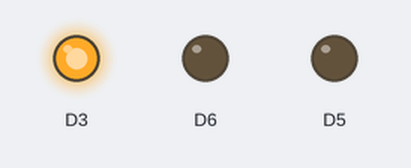
The sketch below on a simulated ESP8266 (NodeMCU). On the bench: output pins drawn as LEDs (lit = HIGH). Random numbers use the default seed unless the sketch sets one.

Above: at 0.1 s.
At 40.5 s:
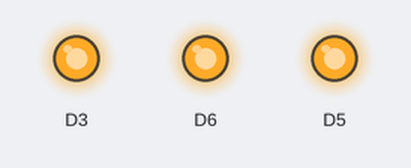
At 91.7 s:
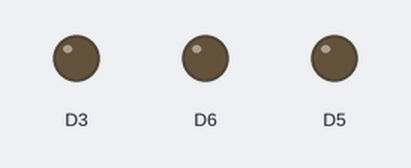
At 101.7 s:
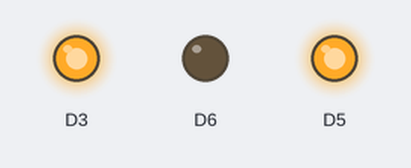
Timing chart, 0 to 123.1 s (numbered marks = the images above):
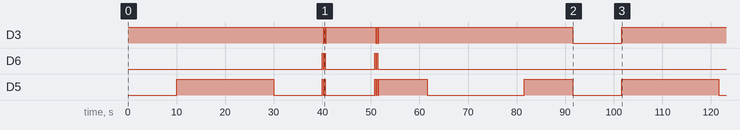

The sketch:

opdracht2.ino
```cpp
void setup() {
  Serial.begin(115200);
  pinMode(D3, OUTPUT);
  pinMode(D5, OUTPUT);
  pinMode(D6, OUTPUT);
}

void loop() {
  int a = random(999);
  int b = random(999);
  int c = random(999);
  int d = random(999);


  if (d > a && d > b && d > c) {
    digitalWrite(D3, HIGH);
    digitalWrite(D5, HIGH);
    digitalWrite(D6, HIGH);
    delay(200);
    digitalWrite(D3, LOW);
    digitalWrite(D5, LOW);
    digitalWrite(D6, LOW);
    delay(200);
    digitalWrite(D3, HIGH);
    digitalWrite(D5, HIGH);
    digitalWrite(D6, HIGH);
    delay(200);
    digitalWrite(D3, LOW);
    digitalWrite(D5, LOW);
    digitalWrite(D6, LOW);
    delay(200);
    }else {
      if (a > b || a < c) {
        digitalWrite(D3, HIGH);
      } else {
        digitalWrite(D3, LOW);

      }

      if (c > a && a < b) {
        digitalWrite(D5, HIGH);
      } else {
        digitalWrite(D5, LOW);
        }

      if (b > c && a < b && c < a) {
        digitalWrite(D6, HIGH);
      } else {
        digitalWrite(D6, LOW);
        }
      delay(10000);
    }
   }
```

Measured:
- by itself, D3: LOW → HIGH at 0.00 s, → LOW 40.2 s later, → HIGH 0.20 s later, → LOW 0.20 s later, … (11 changes in this stretch)
- by itself, D6: LOW → HIGH at 40.0 s, → LOW 0.20 s later, → HIGH 0.20 s later, → LOW 0.20 s later, … (8 changes in this stretch)
- by itself, D5: LOW → HIGH at 10.0 s, → LOW 20.0 s later, → HIGH 10.0 s later, → LOW 0.20 s later, … (16 changes in this stretch)
